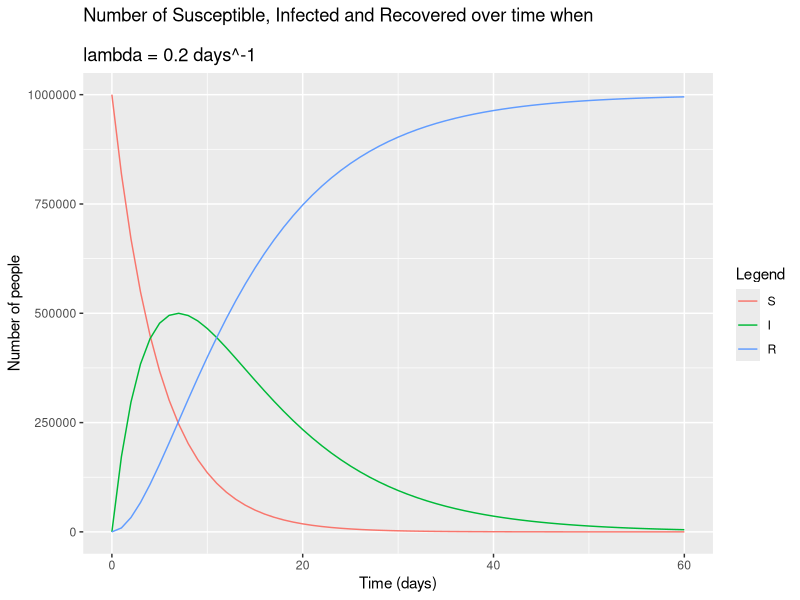

Recreate this plot in R.
# INFECTIOUS dISEASE MODELLING
# Module 1 e-tivity 3 - SIR Model with a constant Force of Infection

library(deSolve)  # solves the model
library(reshape2) # changes hte shape of the model output
library(ggplot2)  # plots

population <- 10^6

ini_state <- c(S = population - 1, I = 1, R = 0)
parameters <- c(lambda = 0.2, gamma = 1/10)
obs_period <- 60

times <- 0:obs_period

# This SIR Model doesn't consider reinfectations or deaths in a closed population

sir_model <- function(times, state, parameters) {
  
  with(as.list(c(state,parameters)),{
    dS <- -lambda*S
    dI <- lambda*S - gamma*I
    dR <- gamma*I
    
    return(list(c(dS,dI,dR)))
  })
}

output <- as.data.frame(ode(y = ini_state, 
                            times = times, 
                            func = sir_model,
                            parms = parameters))

output_long <- melt(as.data.frame(output), id = "time") # 1st converts de data to a long format

graf <- ggplot(data = output_long,
               aes(x = time,
                   y = value,
                   colour = variable,
                   group = variable)) + 
  geom_line() + 
  xlab("Time (days)") + 
  ylab("Number of people") + 
  labs(title = paste("Number of Susceptible, Infected and Recovered over time when 
                     \nlambda =",parameters["lambda"],"days^-1"),
       colour = "Legend")
print(graf)
